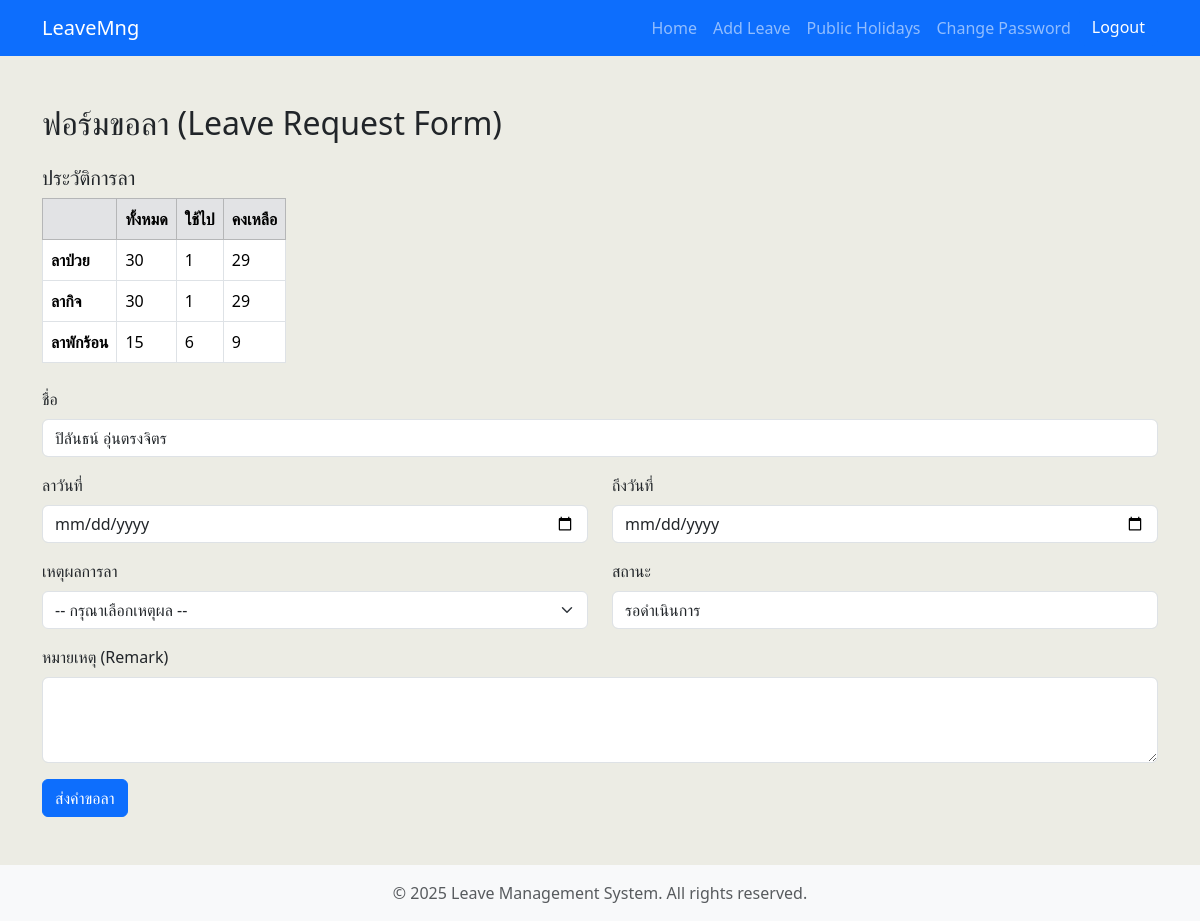
Before: /formleave/ (signed in) with the older database file.
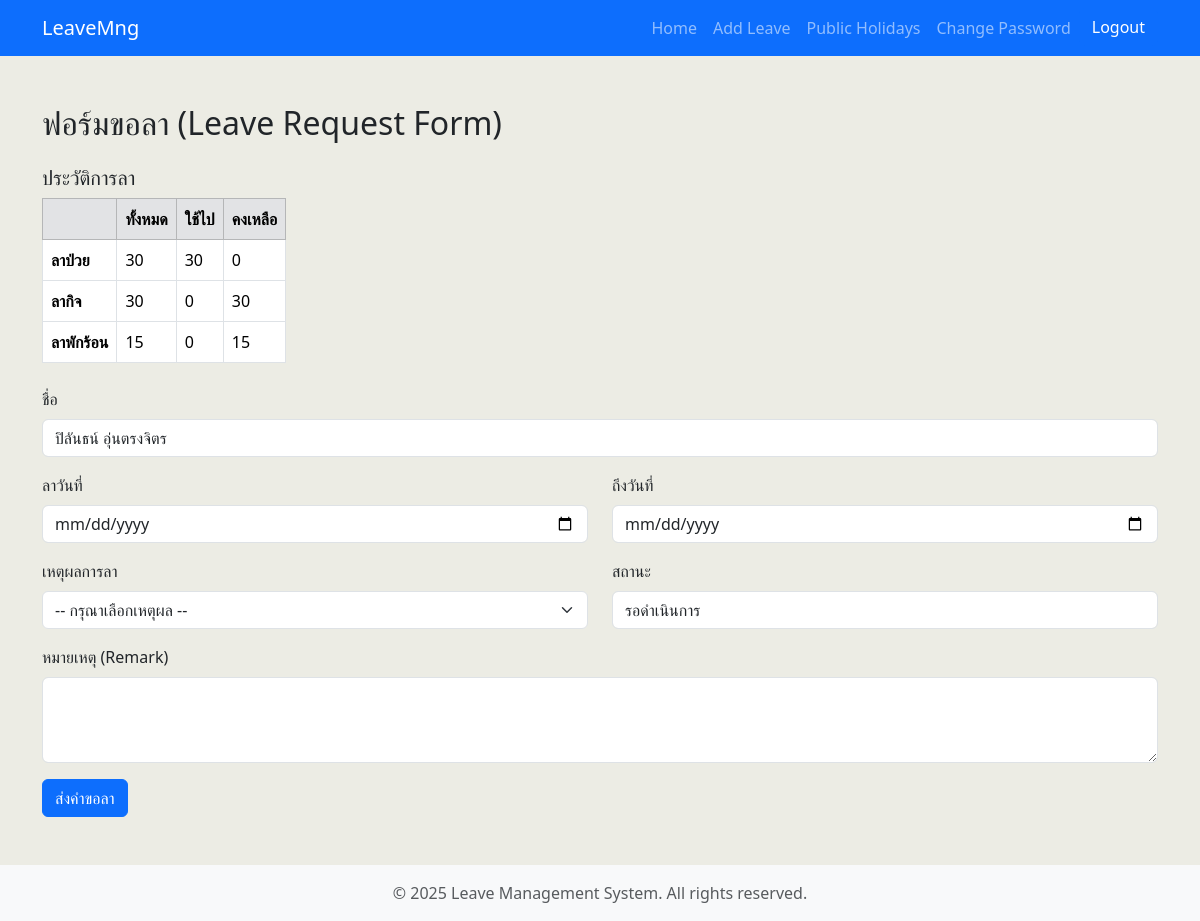
After: the same page with the newer database file.
### leaveapp/models.py (models this page shows)
class Profile(models.Model):
    user = models.OneToOneField(User, on_delete=models.CASCADE)
    position = models.CharField(max_length=100, default="")
    mobile = models.CharField(max_length=15, default="")
    sick_leave_total = models.IntegerField(default=30)
    sick_leave_used = models.IntegerField(default=0)
    sick_leave_remaining = models.IntegerField(default=30)
    absence_leave_total = models.IntegerField(default=30)
    absence_leave_used = models.IntegerField(default=0)
    absence_leave_remaining = models.IntegerField(default=30)
    vacation_leave_total = models.IntegerField(default=15)
    vacation_leave_used = models.IntegerField(default=0)
    vacation_leave_remaining = models.IntegerField(default=15)

### leaveapp/views.py (the view, shortened to what this page needs)
# urls.py: path("formleave/", views.formleave, name="formleave"),
def formleave(request):
    user = request.user
    is_leave_admin = (
        user.is_authenticated and user.groups.filter(name="leaveAdmin").exists()
    )
    profile = None
    if user.is_authenticated:
        try:
            profile = Profile.objects.get(user=user)
        except Profile.DoesNotExist:
            profile = None
    return render(
        request,
        "leaveapp/formleave.html",
        {"user": user, "profile": profile, "is_leave_admin": is_leave_admin},
    )

### templates/leaveapp/formleave.html (shortened to what this page needs)
{% extends 'leaveapp/layout.html' %}
{% block content %}
<div class="container pt-5 pb-5">
    <h2 class="mb-4">ฟอร์มขอลา  (Leave Request Form)</h2>
    <div class="mb-4">
        <h5>ประวัติการลา</h5>
        <table class="table table-bordered w-auto">
            <thead class="table-secondary">
                <tr>
                    <th></th>
                    <th>ทั้งหมด</th>
                    <th>ใช้ไป</th>
                    <th>คงเหลือ</th>
                </tr>
            </thead>
            <tbody>
                <tr>
                    <th>ลาป่วย</th>
                    <td>{{ profile.sick_leave_total }}</td>
                    <td>{{ profile.sick_leave_used }}</td>
                    <td>{{ profile.sick_leave_remaining }}</td>
                </tr>
                <tr>
                    <th>ลากิจ</th>
                    <td>{{ profile.absence_leave_total }}</td>
                    <td>{{ profile.absence_leave_used }}</td>
                    <td>{{ profile.absence_leave_remaining }}</td>
                </tr>
                <tr>
                    <th>ลาพักร้อน</th>
                    <td>{{ profile.vacation_leave_total }}</td>
                    <td>{{ profile.vacation_leave_used }}</td>
                    <td>{{ profile.vacation_leave_remaining }}</td>
                </tr>
            </tbody>
        </table>
    </div>
    <form method="post" enctype="multipart/form-data">
        <div class="mb-3">
            <label for="name" class="form-label">ชื่อ</label>
            <input type="text" class="form-control" id="name" name="name" value="{{ profile.user.first_name }} {{ profile.user.last_name }}" required readonly>
        </div>
        <div class="row mb-3">
            <div class="col-md-6">
                <label for="submit_date" class="form-label">ลาวันที่</label>
                <input type="date" class="form-control" id="submit_date" name="submit_date" value="{{ leave.leave_date_from|date:'Y-m-d'|default:'' }}" required>
            </div>
            <div class="col-md-6">
                <label for="leave_date" class="form-label">ถึงวันที่</label>
                <input type="date" class="form-control" id="leave_date" name="leave_date" value="{{ leave.leave_date_to|date:'Y-m-d'|default:'' }}" required>
            </div>
        </div>
        <div class="row mb-3">
            <div class="col-md-6">
                <label for="reason" class="form-label">เหตุผลการลา</label>
                <select class="form-select" id="reason" name="reason" required>
                    <option value="">-- กรุณาเลือกเหตุผล --</option>
                </select>
            </div>
            <div class="col-md-6">
                <label for="status" class="form-label">สถานะ</label>
                {% if is_leave_admin %}
                <select class="form-select" id="status" name="status" required>
                    <option value="">-- กรุณาเลือกสถานะ --</option>
                    <option value="รอดำเนินการ" {% if leave.status == "รอดำเนินการ" %}selected{% endif %}>รอดำเนินการ</option>
                    <option value="อนุมัติ" {% if leave.status == "อนุมัติ" %}selected{% endif %}>อนุมัติ</option>
                    <option value="ไม่อนุมัติ" {% if leave.status == "ไม่อนุมัติ" %}selected{% endif %}>ไม่อนุมัติ</option>
                </select>
                {% else %}
                <input type="text" class="form-control" id="status" name="status" value="{{ leave.status|default:'รอดำเนินการ' }}" readonly>
                {% endif %}
            </div>
        </div>
        <div class="mb-3">
            <label for="remarks" class="form-label">หมายเหตุ (Remark)</label>
        <textarea class="form-control" id="remarks" name="remarks" rows="3">{% if leave %}{{ leave.remarks|default_if_none:'' }}{% else %}{{ remarks|default_if_none:'' }}{% endif %}</textarea>
        </div>
        <button type="submit" class="btn btn-primary">ส่งคำขอลา</button>
    </form>
</div>
{% endblock %}

Changed rows visible on the page:
changed Profile "ปิลันธน์ อุ่นตรงจิตร": sick_leave_used "1" → "30"; sick_leave_remaining "29" → "0"; absence_leave_used "1" → "0"; absence_leave_remaining "29" → "30"; vacation_leave_used "6" → "0"; vacation_leave_remaining "9" → "15"
